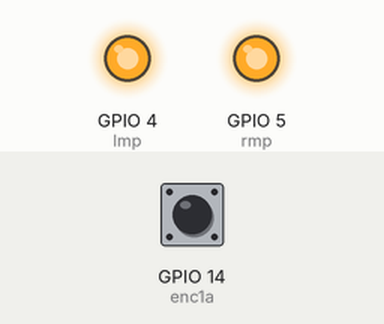
Recording of a sketch running on a simulated ESP8266 (NodeMCU). Shown: output pins drawn as LEDs (lit = HIGH). Inputs (shaded band) come from the test bench; at power-on: GPIO 14 (enc1a) HIGH.

Above: at 0.1 s.
Timing chart, 0 to 1.6 s (numbered marks = the images above):
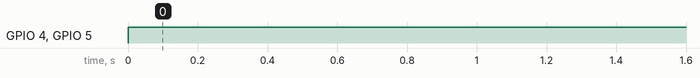

Measured:
- by itself, GPIO 4 (lmp), GPIO 5 (rmp): LOW → HIGH at 0.00 s

The sketch:

testMotorESP.ino
```cpp
#include <ESP8266WiFi.h>

int rmp = 5; //D1
int rmg = 0; //D3
int lmp = 4; //D2
int lmg = 2; //D4
#define enc1a 14 //D5
#define enc1b 12 //D6
int ea_reading;
int eb_reading;
int total_a_readings;
int a_previous_state = 0;
int na = 0;
float rotations_a = 0.0;
int changes_per_rev = 1000;
int va;

void setup() {
  Serial.begin(9600);
  pinMode(rmp, OUTPUT);
  pinMode(lmp, OUTPUT);
  pinMode(enc1a, INPUT);
  pinMode(enc1b, INPUT);
}

void read_encoder(int pin){
  int pin_state = digitalRead(pin);
  if (pin_state!=a_previous_state){
    na = na+1;
    if(na>changes_per_rev){
      na = 0;
      rotations_a = rotations_a+1;
      Serial.println(rotations_a);
    }
  }
  a_previous_state = pin_state;
}

void loop() {
  // put your main code here, to run repeatedly:
  read_encoder(enc1a);
  digitalWrite(rmp, 100);
  digitalWrite(lmp, 100);
}
```
